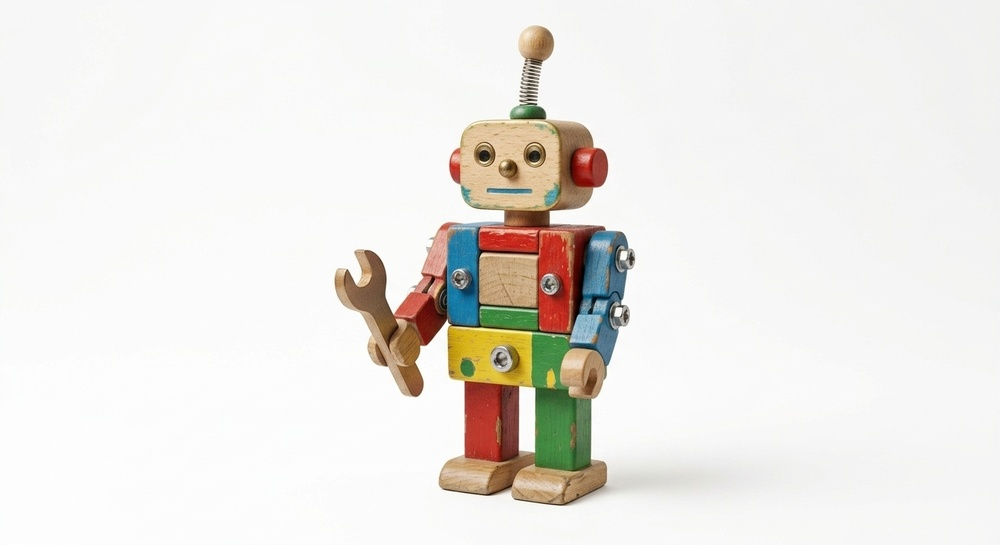
#> input picture Поиск ключевых точек и сопоставление изображений/toy.jpg, 1000 x 545 px, shrunk from 1408 x 768 before the run
$ jupyter execute lab5.ipynb
#> lines starting #> are read from the running program, lines starting #| are printed output that depends on the picture
[cell 1]
import cv2
import numpy as np
import matplotlib.pyplot as plt

[cell 2]
# Загрузка изображений
# img1 - отдельная фотография игрушки (объект)
# img2 - фотография игрушки на фоне стола (сцена)
img1 = cv2.imread('toy.jpg', cv2.IMREAD_GRAYSCALE)
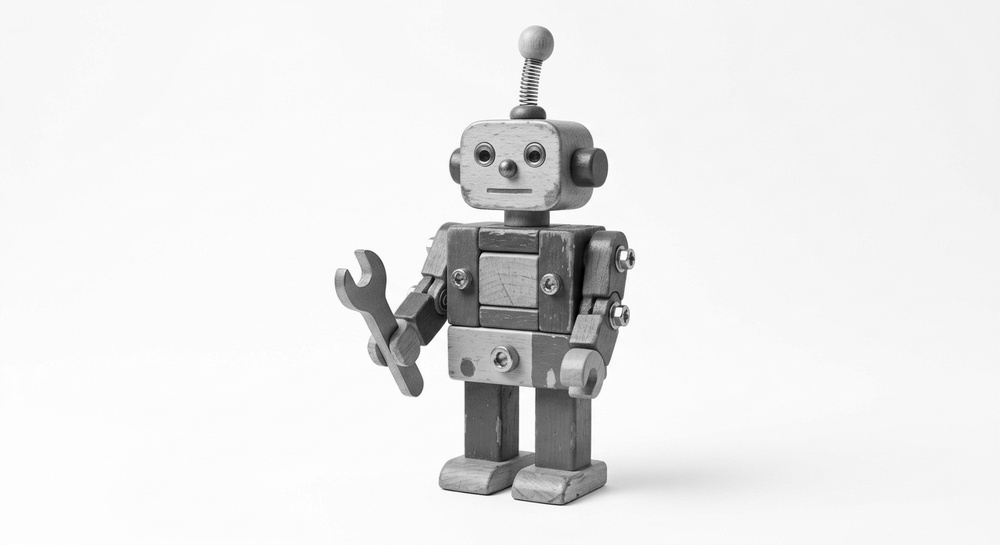
#> img1: shape (545, 1000); min 0, max 255, mean 233.1
img2 = cv2.imread('toy_on_table.jpg', cv2.IMREAD_GRAYSCALE)
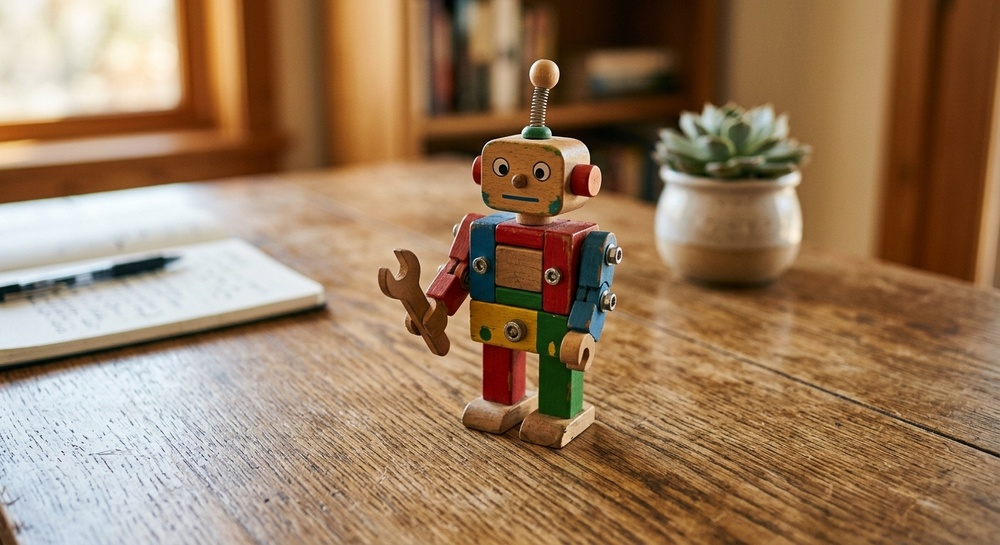
#> input picture Поиск ключевых точек и сопоставление изображений/toy_on_table.jpg, 1000 x 545 px, shrunk from 1408 x 768 before the run
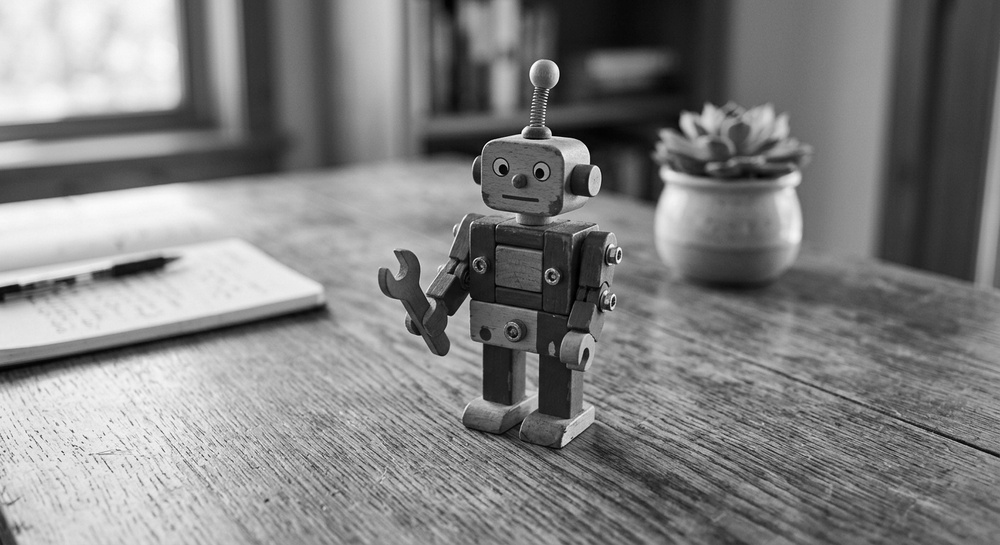
#> img2: shape (545, 1000); min 0, max 255, mean 129.5

# Проверка, что изображения успешно загрузились
if img1 is None or img2 is None:
    print("Ошибка: Проверьте пути к файлам изображений!")
else:
    print("Изображения успешно загружены.")

plt.figure(figsize=(10,4))
plt.subplot(1,2,1), plt.imshow(img1, cmap='gray'), plt.title("Изображение 1"), plt.axis("off")
plt.subplot(1,2,2), plt.imshow(img2, cmap='gray'), plt.title("Изображение 2"), plt.axis("off")
plt.show()
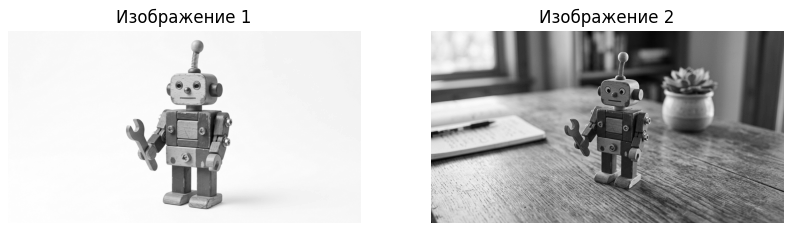
#> figure drawn by matplotlib, 2 panels

### Задание 1. Используйте ORB для поиска ключевых точек на фотографии игрушки.

**Ключевые точки (features)** — это устойчивые элементы изображения (углы, контуры, текстурные детали), которые можно надёжно находить даже при изменении масштаба, поворота и освещённости. Для каждой ключевой точки вычисляется **дескриптор** — числовой вектор, описывающий её локальное окружение.

**Использованные методы и параметры:**

1. **ORB_create** — создание детектора ключевых точек
   - `nfeatures=1000` — максимальное количество отбираемых точек (наиболее выразительных по отклику FAST)

2. **detectAndCompute** — одновременный поиск точек и вычисление дескрипторов
   - Возвращает список `KeyPoint` (координаты, размер, ориентация) и матрицу бинарных дескрипторов формы `(N, 32)`

3. **drawKeypoints** — визуализация ключевых точек
   - Флаг: `DRAW_MATCHES_FLAGS_DRAW_RICH_KEYPOINTS` — отображает точки с информацией о масштабе (размер круга) и ориентации (направление)

4. **matplotlib (subplot)** — отображение двух изображений рядом для сравнения распределения точек на объекте и на сцене

[cell 3]
# Создаем детектор ORB
orb = cv2.ORB_create(nfeatures=1000)

# Находим ключевые точки и вычисляем дескрипторы для обоих изображений
kp1, des1 = orb.detectAndCompute(img1, None)
#> kp1 = 1000 keypoints; strongest (x, y, size): (446, 321, 31), (446, 322, 37.2), (552, 216, 77.1), (622, 302, 31)
kp2, des2 = orb.detectAndCompute(img2, None)
#> kp2 = 1000 keypoints; strongest (x, y, size): (618, 259, 31), (552, 135, 31), (520, 133, 31), (612, 307, 31)

print(f"На изображении 1 найдено точек: {len(kp1)}")
#| На изображении 1 найдено точек: 1000
print(f"На изображении 2 найдено точек: {len(kp2)}")
#| На изображении 2 найдено точек: 1000

# Визуализация найденных ключевых точек на 1ом изображении
img1_kp = cv2.drawKeypoints(img1, kp1, None, flags=cv2.DRAW_MATCHES_FLAGS_DRAW_RICH_KEYPOINTS)
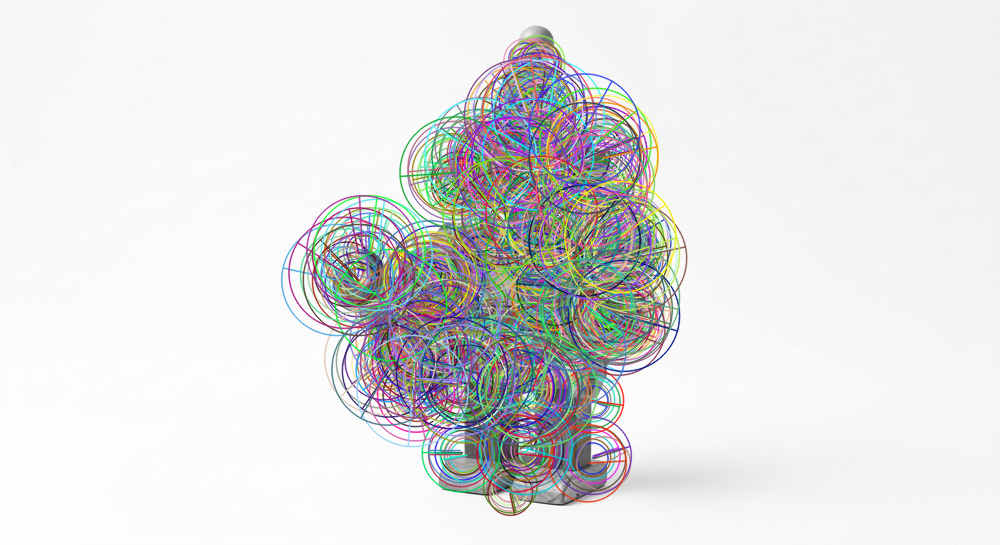
#> img1_kp: shape (545, 1000, 3); mean of channels 0, 1, 2 224.9, 224.9, 224.6; drawn as B, G, R
# Визуализация найденных ключевых точек на 2ом изображении
img2_kp = cv2.drawKeypoints(img2, kp2, None, flags=cv2.DRAW_MATCHES_FLAGS_DRAW_RICH_KEYPOINTS)
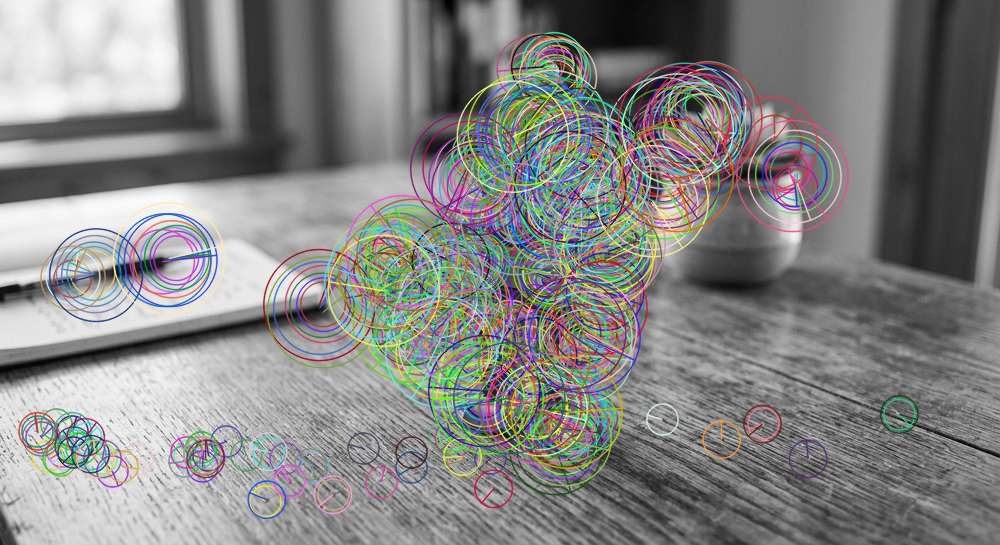
#> img2_kp: shape (545, 1000, 3); mean of channels 0, 1, 2 132.5, 133.6, 133.8; drawn as B, G, R

# Отображение результатов
plt.figure(figsize=(14, 6))

plt.subplot(1, 2, 1)
plt.imshow(cv2.cvtColor(img1_kp, cv2.COLOR_BGR2RGB) if len(img1_kp.shape)==3 else img1_kp, cmap='gray')
plt.title(f"Задание 1: Ключевые точки на объекте\n({len(kp1)} точек)")
plt.axis('off')

plt.subplot(1, 2, 2)
plt.imshow(cv2.cvtColor(img2_kp, cv2.COLOR_BGR2RGB) if len(img2_kp.shape)==3 else img2_kp, cmap='gray')
plt.title(f"Задание 1: Ключевые точки на сцене\n({len(kp2)} точек)")
plt.axis('off')

plt.tight_layout()
plt.show()
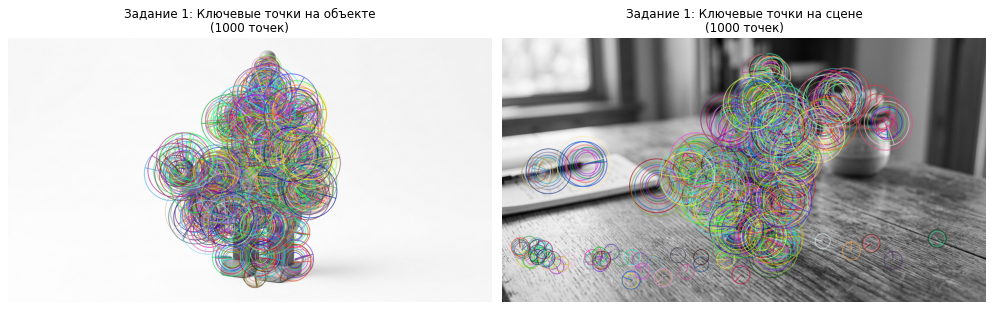
#> figure drawn by matplotlib, 2 panels

### Задание 2. Сопоставьте изображение игрушки на фоне стола с её отдельным фото.

**Сопоставление (matching)** — это процесс установления соответствия между ключевыми точками двух изображений на основе сходства их дескрипторов.

**Использованные методы и параметры:**

1. **BFMatcher** — алгоритм полного перебора для сопоставления дескрипторов. Для каждого дескриптора первого изображения он сравнивает его со всеми дескрипторами второго и находит ближайший (с минимальным расстоянием).
   - Метрика: `cv2.NORM_HAMMING` (для бинарных дескрипторов ORB)
   - `crossCheck=False` (требуется для knnMatch)

2. **knnMatch** — поиск k ближайших соседей
   - Параметр: `k=2` (находим лучшее и второе лучшее совпадение)

3. **Фильтр Лоу (Lowe's Ratio Test)** — отсеивание неоднозначных совпадений
   - Порог: `0.75` (лучшее совпадение должно быть на 25% лучше второго)

4. **drawMatches** — визуализация соответствий
   - Показываем: `good_matches[:30]` (первые 30 лучших совпадений)
   - Флаг: `NOT_DRAW_SINGLE_POINTS` (не рисовать точки без пар)

[cell 4]
# Создание BFMatcher
bf = cv2.BFMatcher(cv2.NORM_HAMMING, crossCheck=False)

# Ищем 2 ближайших соседа для каждого дескриптора (для метода Лоу)
matches = bf.knnMatch(des1, des2, k=2)
#> matches = 1000 matches

# Применяем фильтрацию по методу Лоу (порог 0.75)
good_matches = []
for m, n in matches:
    if m.distance < 0.75 * n.distance:
        good_matches.append(m)
#> after the loop, good_matches = 24 matches

print(f"Всего пар: {len(matches)}, Хороших совпадений (BF): {len(good_matches)}")
#| Всего пар: 1000, Хороших совпадений (BF): 24

# Визуализация лучших совпадений
img_matches = cv2.drawMatches(img1, kp1, img2, kp2, good_matches[:30], None, flags=cv2.DrawMatchesFlags_NOT_DRAW_SINGLE_POINTS)
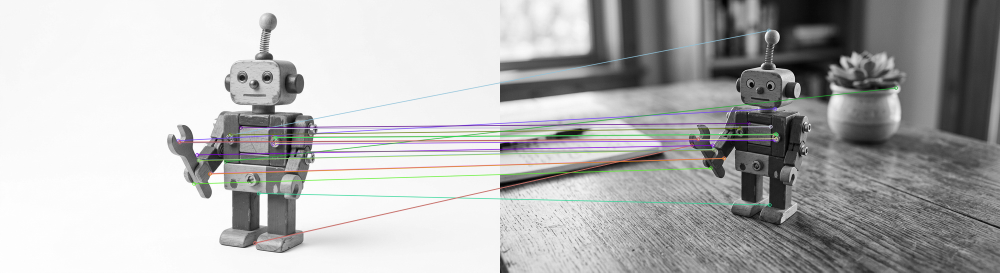
#> img_matches: shape (545, 2000, 3) (shown at 1/2 size); mean of channels 0, 1, 2 180, 180.2, 180; drawn as B, G, R

# Визуализация результатов
plt.figure(figsize=(12, 6))
plt.imshow(cv2.cvtColor(img_matches, cv2.COLOR_BGR2RGB) if len(img_matches.shape)==3 else img_matches, cmap='gray')
plt.title("Задание 2: Сопоставление объекта со сценой (ORB + BFMatcher)")
plt.axis('off')
plt.show()
